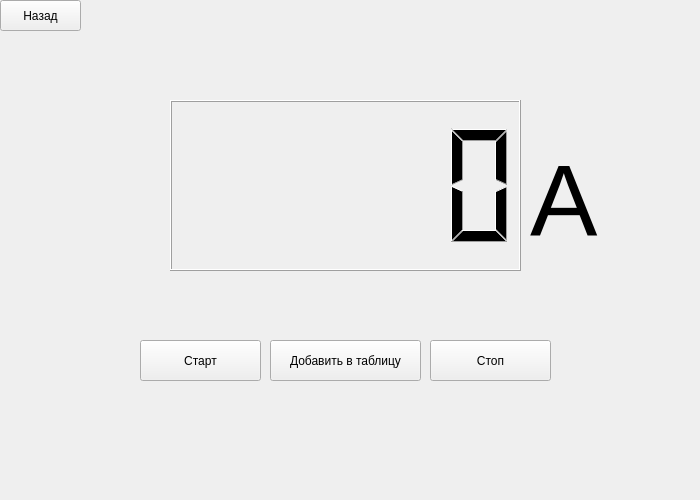
<?xml version="1.0" encoding="UTF-8"?>
<ui version="4.0">
 <class>gerkony_data</class>
 <widget class="QWidget" name="gerkony_data">
  <property name="geometry">
   <rect>
    <x>0</x>
    <y>0</y>
    <width>700</width>
    <height>500</height>
   </rect>
  </property>
  <property name="sizePolicy">
   <sizepolicy hsizetype="Fixed" vsizetype="Fixed">
    <horstretch>0</horstretch>
    <verstretch>0</verstretch>
   </sizepolicy>
  </property>
  <property name="minimumSize">
   <size>
    <width>700</width>
    <height>500</height>
   </size>
  </property>
  <property name="maximumSize">
   <size>
    <width>700</width>
    <height>500</height>
   </size>
  </property>
  <property name="windowTitle">
   <string>Form</string>
  </property>
  <widget class="QPushButton" name="back_button">
   <property name="geometry">
    <rect>
     <x>0</x>
     <y>0</y>
     <width>81</width>
     <height>31</height>
    </rect>
   </property>
   <property name="sizePolicy">
    <sizepolicy hsizetype="Expanding" vsizetype="Expanding">
     <horstretch>0</horstretch>
     <verstretch>0</verstretch>
    </sizepolicy>
   </property>
   <property name="text">
    <string>Назад</string>
   </property>
  </widget>
  <widget class="QLCDNumber" name="val">
   <property name="geometry">
    <rect>
     <x>170</x>
     <y>100</y>
     <width>351</width>
     <height>171</height>
    </rect>
   </property>
  </widget>
  <widget class="QPushButton" name="start">
   <property name="geometry">
    <rect>
     <x>140</x>
     <y>340</y>
     <width>121</width>
     <height>41</height>
    </rect>
   </property>
   <property name="text">
    <string>Старт</string>
   </property>
  </widget>
  <widget class="QPushButton" name="stop">
   <property name="geometry">
    <rect>
     <x>430</x>
     <y>340</y>
     <width>121</width>
     <height>41</height>
    </rect>
   </property>
   <property name="text">
    <string>Стоп</string>
   </property>
  </widget>
  <widget class="QLabel" name="label">
   <property name="geometry">
    <rect>
     <x>530</x>
     <y>150</y>
     <width>71</width>
     <height>101</height>
    </rect>
   </property>
   <property name="font">
    <font>
     <pointsize>76</pointsize>
    </font>
   </property>
   <property name="text">
    <string>A</string>
   </property>
  </widget>
  <widget class="QPushButton" name="add">
   <property name="geometry">
    <rect>
     <x>270</x>
     <y>340</y>
     <width>151</width>
     <height>41</height>
    </rect>
   </property>
   <property name="text">
    <string>Добавить в таблицу</string>
   </property>
  </widget>
 </widget>
 <resources/>
 <connections/>
</ui>
